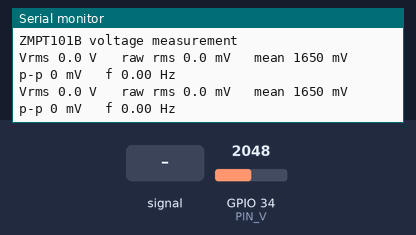
This sketch was run on a simulated ESP32. Parts: the last lines printed to the serial monitor. Inputs (shaded band) come from the test bench; at power-on: GPIO 34 (PIN_V) = 2048 (analog values on the 0–4095 scale).

Above: at 1.7 s.
1.8 s: GPIO 34 (PIN_V) fed a 200 Hz sine of ±327 counts around its level
At 2.8 s:
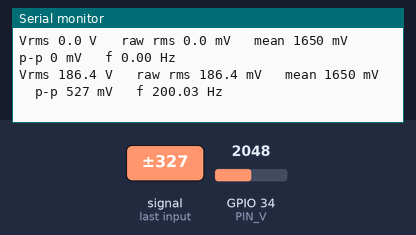
3.3 s: GPIO 34 (PIN_V) set to 2866
At 4.1 s:
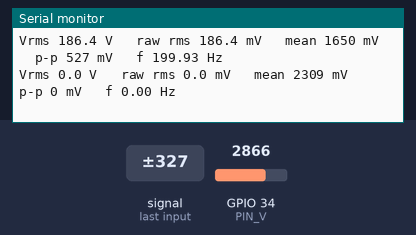
4.8 s: GPIO 34 (PIN_V) set to 3603
At 5.7 s:
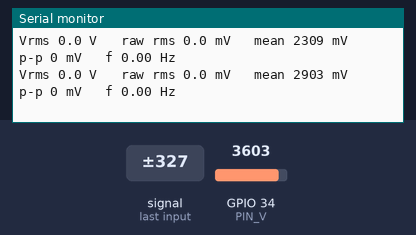
Timing chart, 0 to 7.8 s (numbered marks = the images above; inputs shaded):
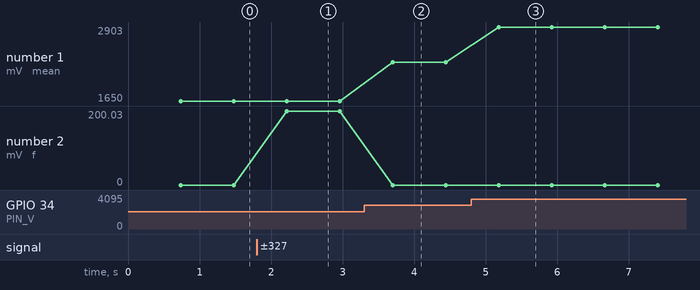

The sketch:

voltage_measure.ino
```cpp
// ESP32 + ZMPT101B: Vrms and frequency, printed to the Serial Monitor (115200 baud)
// Sensor OUT -> 10k -> node -> GPIO34, node -> 20k -> GND, node -> 100nF -> GND.
//
// Calibration: leave V_GAIN = 1.0 first. The "raw rms" value is then the AC level at the pin in mV.
// With a known AC voltage on the sensor (read it on a multimeter):
//     V_GAIN = multimeter volts / raw rms mV
// Put that number below and upload again.
//
// PLOT = 1 sends the waveform to Tools > Serial Plotter instead of text.

#define PLOT 0

const int      PIN_V = 34;
const int      N     = 2000;    // samples per window
const uint32_t TS_US = 100;     // 10 kHz sampling, so 2000 samples = 200 ms = 10 cycles at 50 Hz
float          V_GAIN = 1.0f;   // volts per mV of AC at the pin

uint16_t vr[N];

void setup() {
  Serial.begin(115200);
  analogSetAttenuation(ADC_11db);   // input range up to about 3.1 V
  analogReadResolution(12);
  delay(500);
  Serial.println("ZMPT101B voltage measurement");
}

void loop() {
  uint32_t start = micros();
  uint32_t t = start;
  for (int k = 0; k < N; k++) {
    vr[k] = analogReadMilliVolts(PIN_V);
    t += TS_US;
    while ((int32_t)(micros() - t) < 0) { }
  }
  float elapsedUs = (float)(micros() - start);

  // DC offset (the 1.65 V midpoint) and min/max
  double mean = 0;
  int mn = 9999, mx = 0;
  for (int k = 0; k < N; k++) {
    mean += vr[k];
    if (vr[k] < mn) mn = vr[k];
    if (vr[k] > mx) mx = vr[k];
  }
  mean /= N;

#if PLOT
  for (int k = 0; k < N; k += 5) Serial.println((float)(vr[k] - mean));
  delay(50);
  return;
#endif

  // RMS of the AC part
  double s2 = 0;
  for (int k = 0; k < N; k++) {
    double d = vr[k] - mean;
    s2 += d * d;
  }
  float rawRms = sqrt(s2 / N);       // mV at the pin
  if (rawRms < 30) rawRms = 0;       // idle noise counts as zero
  float vrms   = rawRms * V_GAIN;    // volts after calibration

  // Frequency from rising crossings, with hysteresis against noise
  float amp = (mx - mn) / 2.0f;
  float hy = 0.2f * amp;
  bool armed = false;
  int crossings = 0, first = 0, last = 0;
  if (amp > 100) {                   // only if there is a real signal (idle noise is about 35 mV)
    for (int k = 0; k < N; k++) {
      float d = vr[k] - mean;
      if (d < -hy) armed = true;
      else if (armed && d > hy) {
        armed = false;
        crossings++;
        if (crossings == 1) first = k;
        last = k;
      }
    }
  }
  float freq = 0;
  if (crossings > 1) {
    float periodUs = (last - first) * (elapsedUs / N) / (crossings - 1);
    freq = 1e6f / periodUs;
  }

  Serial.printf("Vrms %.1f V   raw rms %.1f mV   mean %.0f mV   p-p %d mV   f %.2f Hz\n",
                vrms, rawRms, mean, mx - mn, freq);
  delay(500);
}
```

Measured:
- after the input at 1.8 s, the serial monitor: prints a new line after 0.42 s (image 1)
- after the input at 3.3 s, the serial monitor: prints a new line after 0.40 s (image 2)
- after the input at 4.8 s, the serial monitor: prints a new line after 0.38 s (image 3)
- plotted number 1: 1650 → 2309 after the input at 3.3 s, 2309 → 2903 after the input at 4.8 s
- plotted number 2: 0 → 199.93 after the input at 1.8 s
